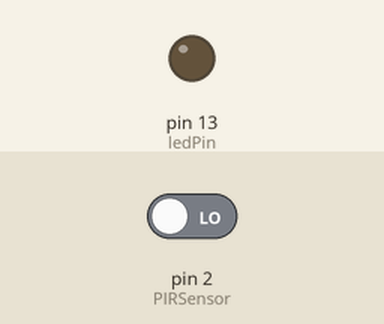
A sketch run on a simulated Arduino Uno, built with avr-gcc and run on an emulated ATmega328P. Shown: output pins drawn as LEDs (lit = HIGH). The test bench sets the inputs (shaded band); at power-on: pin 2 (PIRSensor) LOW. What the sketch prints to the serial monitor is not drawn.

Above: at 1.2 s.
1.3 s: pin 2 (PIRSensor) driven HIGH
At 2.1 s:
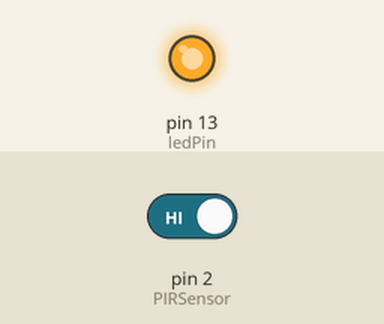
2.8 s: pin 2 (PIRSensor) driven LOW
At 3.3 s:
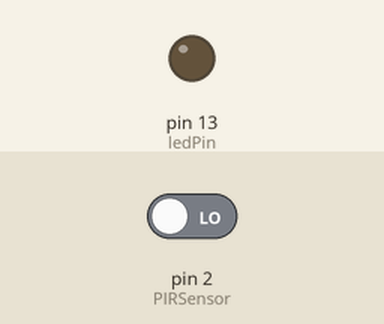
Timing chart, 0 to 5.8 s (numbered marks = the images above; inputs shaded):
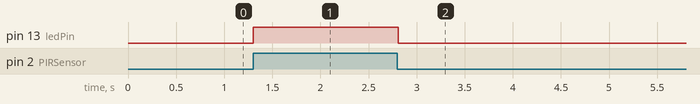

Measured:
- after the input at 1.3 s, pin 13 (ledPin): LOW → HIGH at once
- after the input at 2.8 s, pin 13 (ledPin): HIGH → LOW at once

The sketch:

PIRSample.ino
```cpp
const int PIRSensor = 2;
const int ledPin = 13;

int sensorValue = 0;

void setup(){
  pinMode(PIRSensor,INPUT);
  pinMode(ledPin,OUTPUT);
  Serial.begin(9600);
}

void loop(){
  sensorValue = digitalRead(PIRSensor);
  Serial.print(sensorValue);
  Serial.print("\n");
  if (sensorValue == HIGH) {
    digitalWrite(ledPin, HIGH);
    Serial.print("yes\n");
  }

  else {
    digitalWrite(ledPin, LOW);
  }

}
```
